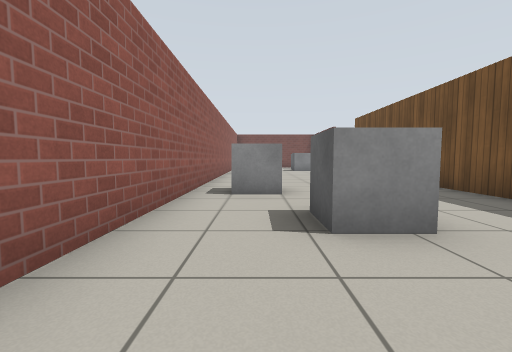
[1] (above)

15 first-person views from a walk through a Gazebo world. The camera is 0.72 m above the floor, tilts 4° down and sees 90° across. The floor is counted in squares, 1 m on a side. Each view is taken from the middle of a square. On the plan, view 1 faces up. The plan holds only what a view shows up to about 9 squares ahead; the rest is blank. Robots are left out. Gazebo's built-in surfaces are drawn with simple patterns. Simple shapes stand in for some stock models.

[2]
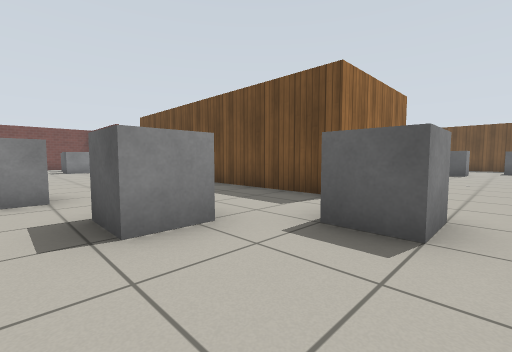

[3]
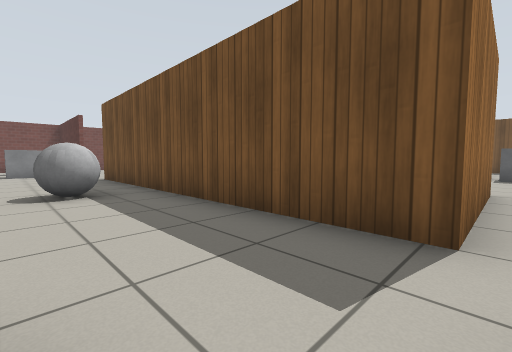

[4]
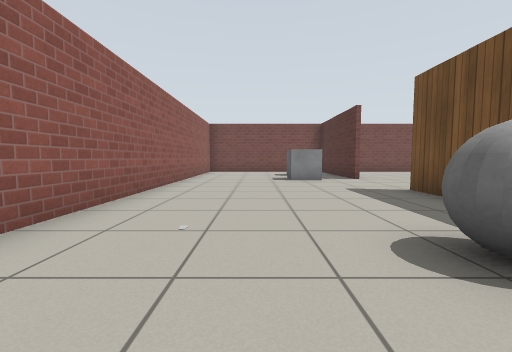

[5]
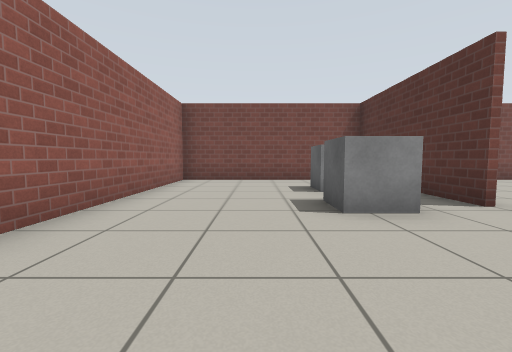

[6]
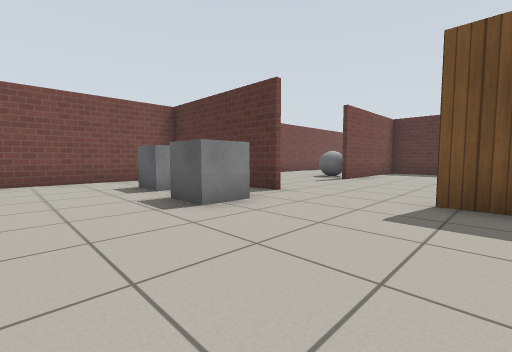

[7]
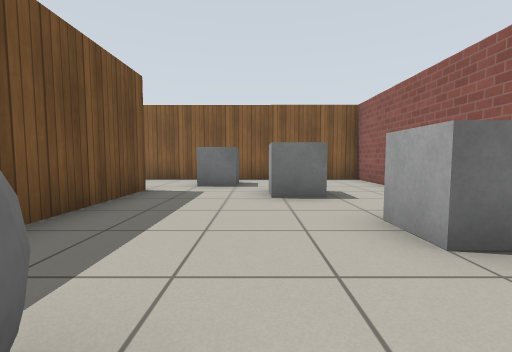

[8]
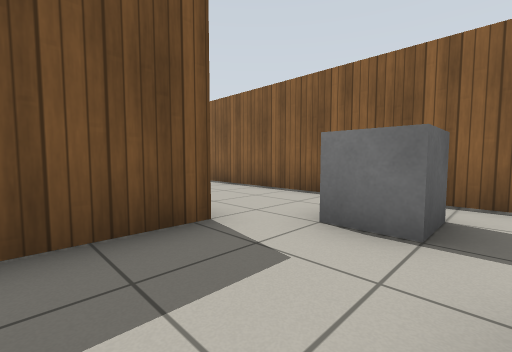

[9]
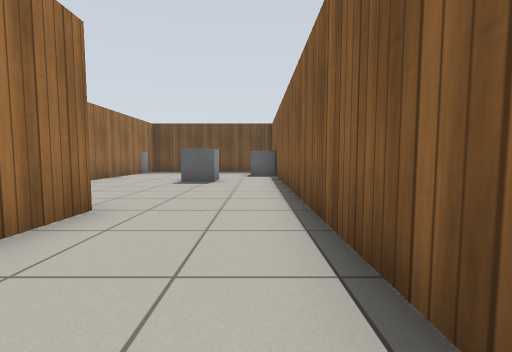

[10]
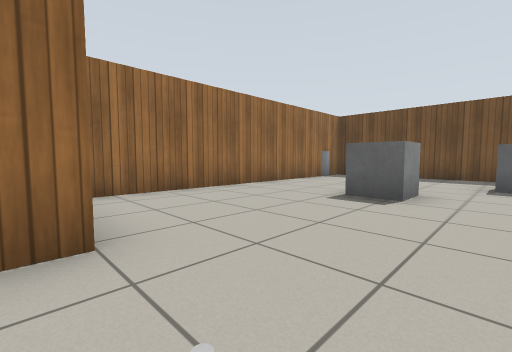

[11]
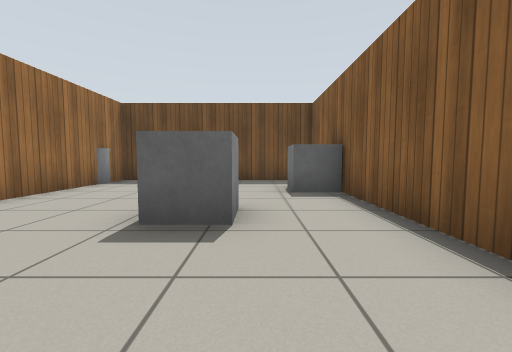

[12]
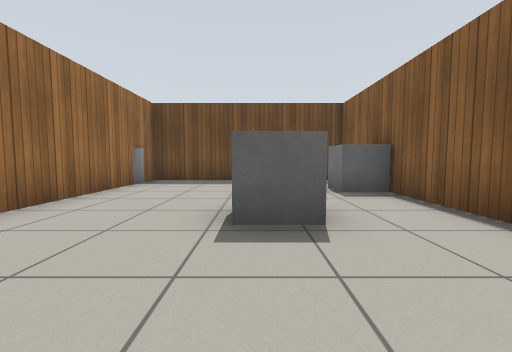

[13]
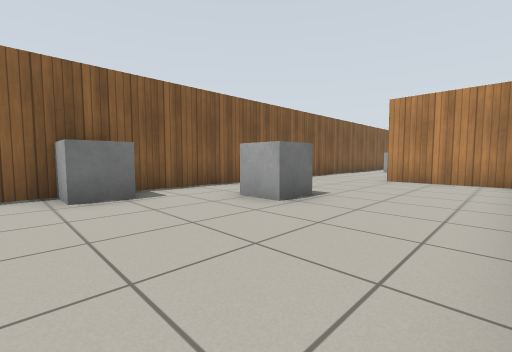

[14]
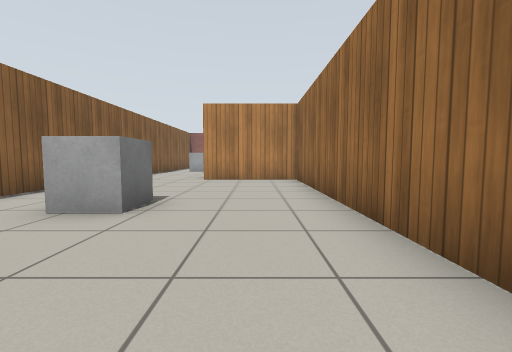

[15]
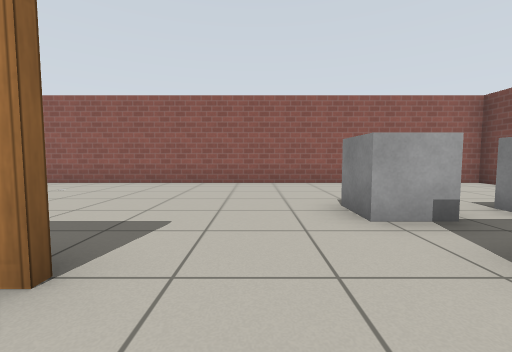

### Floor plan
Points are (right, up) in squares from view 1. A wall is a line through its corners. A room is listed if a view was taken in it or the views show most of it. See-through windows are left out.
Room 1 (views 1, 2, 3, 4, 5, 6, 7, 8, 9, 10)
walls: (4.5, 14.6) (4.5, 19.5) (-1.4, 19.5) (-1.4, -0.7) (8.5, -0.8); (8.5, 2.3) (4.5, 2.3) (4.5, 11.9)
ways out: opening at (8, 0.5) to room 2; opening at (4, 13.5) to room 3
objects: grey box (0, 5) to (0, 6); grey box (1, 3); grey box (2, 15) to (3, 15); grey box (3, 1); grey ball (3, 8); grey box (3, 17)
Room 2 (views 11, 12, 13, 14)
walls: (11.6, 5.4) (8.5, 5.4) (8.5, 2.3); (16.5, 5.4) (13.4, 5.4); (8.5, -0.8) (18.4, -0.8) (18.4, 5.4) (17.1, 5.4)
ways out: opening at (8, 0.5) to room 1
objects: grey box (13, 2); grey box (16, 0)
Room 3 (view 15)
walls: (8.9, 15) (8.2, 15); (9.5, 19.5) (9, 19.5)
ways out: opening at (4, 13.5) to room 1
objects: grey cylinder (17, 6) to (18, 6)

Where each view was taken, in squares from view 1:
view 1: 0 up, 0 right, facing up
view 2: 0 up, 0 right, facing up-right
view 3: 2 up, 2 right, facing up-right
view 4: 6 up, 1 right, facing up
view 5: 11 up, 1 right, facing up
view 6: 11 up, 0 right, facing up-right
view 7: 8 up, 2 right, facing down
view 8: 4 up, 2 right, facing down-right
view 9: 0 up, 5 right, facing right
view 10: 0 up, 8 right, facing up-right
view 11: 1 up, 10 right, facing right
view 12: 2 up, 10 right, facing right
view 13: 5 up, 17 right, facing down-left
view 14: 4 up, 17 right, facing left
view 15: 13 up, 6 right, facing left
